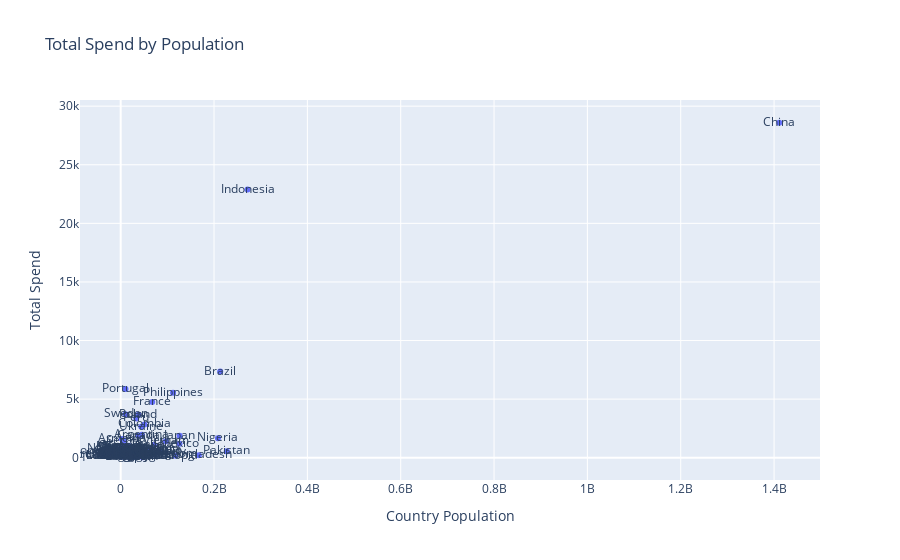

The code cell stored with this chart in its notebook:
### Code cell
fig = px.scatter(spend_by_pop, x="population2020", y="totalspend", text="country_name",
             title = 'Total Spend by Population',
             labels={
                     "population2020": "Country Population",
                     "totalspend": "Total Spend"
            })
fig.show()

### Figure 1 — Plotly figure (JSON) as saved in the notebook; plotly's stock layout.template omitted (floating-point values rounded to 4 significant figures)
{"data": [{"hovertemplate": "Country Population=%{x}<br>Total Spend=%{y}<br>country_name=%{text}<extra></extra>", "legendgroup": "", "marker": {"color": "#636efa", "symbol": "circle"}, "mode": "markers+text", "name": "", "orientation": "v", "showlegend": false, "text": ["Afghanistan", "Albania", "Argentina", "Armenia", "Australia", "Azerbaijan", "Bangladesh", "Bhutan", "Belarus", "Brazil", "Bulgaria", "Burkina Faso", "Canada", "China", "Cameroon", "Colombia", "Comoros", "Costa Rica", "Croatia", "Cuba", "Cyprus", "Denmark", "Dominican Republic", "Ecuador", "Spain", "Estonia", "Ethiopia", "Finland", "France", "United Kingdom", "Georgia", "Equatorial Guinea", "Germany", "Ghana", "Greece", "Guatemala", "Guinea", "Haiti", "Honduras", "Hungary", "Indonesia", "Ireland", "Israel", "Japan", "Kazakhstan", "Kenya", "Kiribati", "Kosovo", "Latvia", "Libya", "Lesotho", "Luxembourg", "Madagascar", "Morocco", "Malaysia", "Moldova", "Mexico", "Mongolia", "Mali", "Montenegro", "Myanmar", "Namibia", "Netherlands", "Nepal", "Nigeria", "Norway", "New Zealand", "Pakistan", "Panama", "Paraguay", "Peru", "Philippines", "Poland", "Portugal", "South Africa", "Samoa", "Sierra Leone", "Slovenia", "Serbia", "Sweden", "Tanzania", "Thailand", "Tajikistan", "Tunisia", "Uganda", "Ukraine", "Uzbekistan", "Vietnam", "French Polynesia"], "type": "scatter", "x": [38972230, 2837849, 45376763, 2805608, 25655289, 10093121, 167420951, 772506, 9379952, 213196304, 6934015, 21522626, 38037204, 1411100000, 26491087, 50930662, 806166, 5123105, 4047680, 11300698, 1237537, 5831404, 10999664, 17588595, 47365655, 1329522, 117190911, 5529543, 67571107, 67081000, 3722716, 1596049, 83160871, 32180401, 10698599, 16858333, 13205153, 11306801, 10121763, 9750149, 271857970, 4985382, 9215100, 126261000, 18755666, 51985780, 126463, 1790133, 1900449, 6653942, 2254100, 630419, 28225177, 36688772, 33199993, 2635130, 125998302, 3294335, 21224040, 621306, 53423198, 2489098, 17441500, 29348627, 208327405, 5379475, 5090200, 227196741, 4294396, 6618695, 33304756, 112190977, 37899070, 10297081, 58801927, 214929, 8233970, 2102419, 6899126, 10353442, 61704518, 71475664, 9543207, 12161723, 44404611, 44132049, 34232050, 96648685, 301920], "xaxis": "x", "y": [741.5, 479.7, 1949.0, 1607.0, 308.8, 671.5, 202.0, 171.9, 301.8, 7348.0, 146.2, 124.1, 1869.0, 28590.0, 877.8, 2840.0, 852.3, 609.1, 523.4, 191.3, 456.3, 194.3, 580.9, 75.24, 38.44, 196.1, 173.9, 928.6, 4752.0, 280.1, 213.2, 201.1, 455.9, 128.5, 876.1, 1020.0, 337.3, 204.8, 296.9, 158.1, 22880.0, 175.3, 151.3, 1867.0, 210.1, 586.0, 465.8, 135.5, 93.69, 288.0, 188.0, 122.4, 679.0, 642.1, 441.6, 281.6, 1190.0, 909.6, 139.3, 103.8, 263.8, 349.8, 177.1, 77.24, 1669.0, 982.2, 778.9, 555.2, 406.7, 146.2, 3352.0, 5542.0, 3655.0, 5859.0, 650.0, 286.3, 192.5, 725.1, 1415.0, 3700.0, 167.4, 1086.0, 833.6, 422.7, 107.7, 2637.0, 338.4, 1412.0, 279.9], "yaxis": "y"}], "layout": {"legend": {"tracegroupgap": 0}, "title": {"text": "Total Spend by Population"}, "xaxis": {"anchor": "y", "domain": [0, 1], "title": {"text": "Country Population"}}, "yaxis": {"anchor": "x", "domain": [0, 1], "title": {"text": "Total Spend"}}}}
